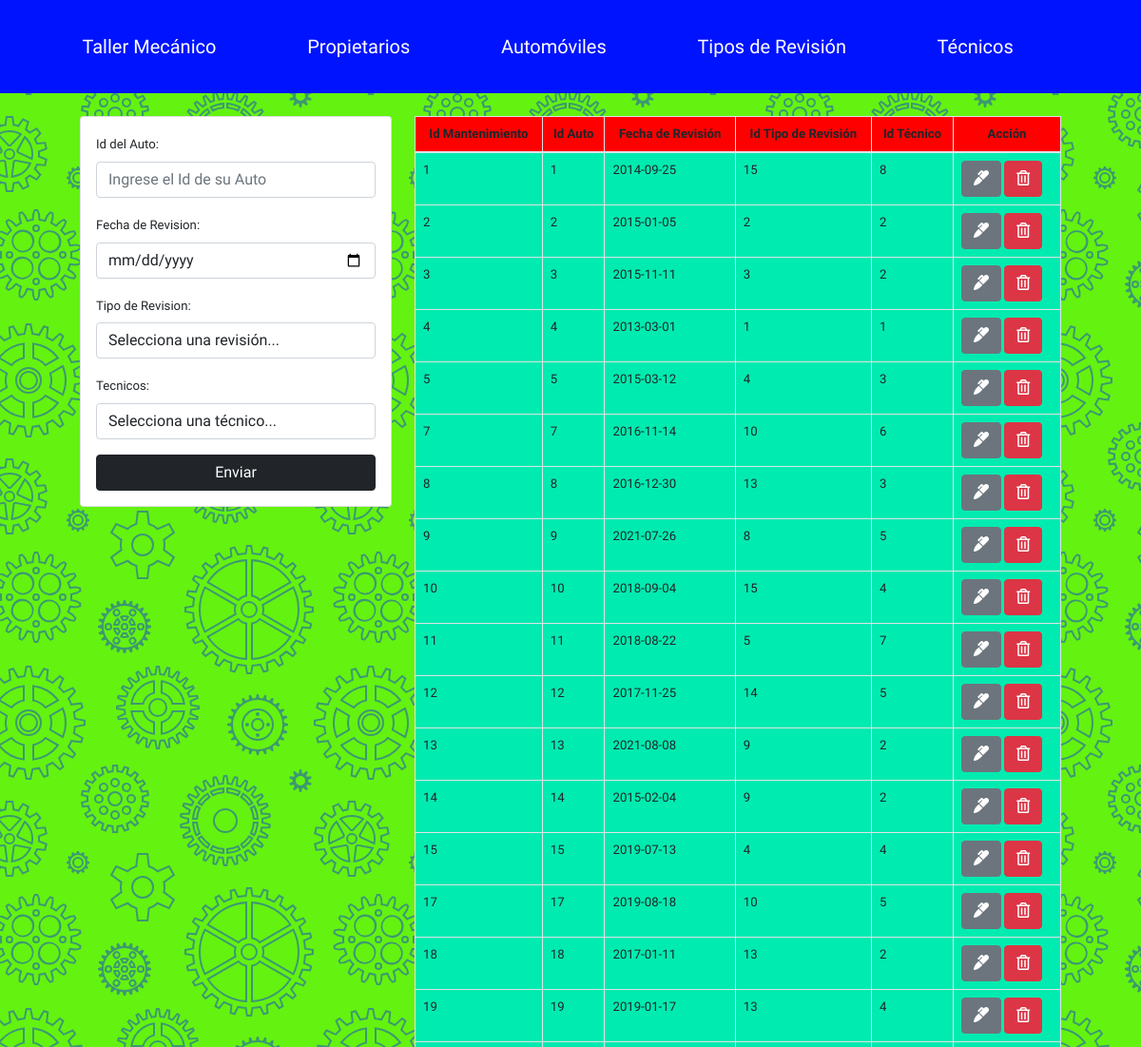
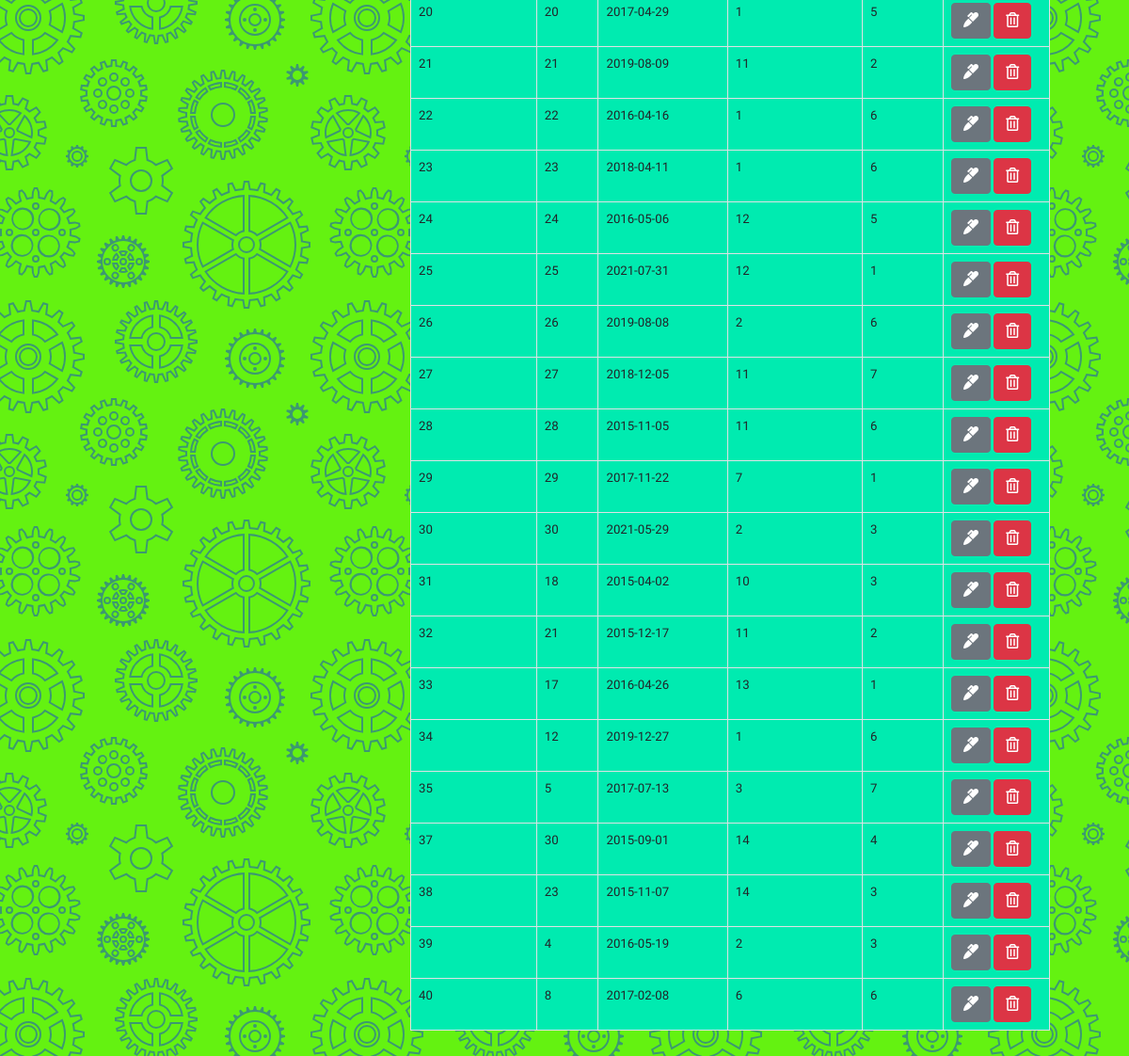
The page / on the database its author committed (2 pictures, top to bottom).
### tables this page shows
CREATE TABLE IF NOT EXISTS `mantenimiento` (
  `IdMantenimiento` int(11) NOT NULL AUTO_INCREMENT,
  `IdAuto` int(11) NOT NULL,
  `Fecha_Revision` date NOT NULL,
  `IdTipo_Revision` int(11) NOT NULL,
  `IdTecnico` int(11) NOT NULL,
  PRIMARY KEY (`IdMantenimiento`),
  KEY `FK_mantenimiento_auto_ID_idx` (`IdAuto`),
  KEY `FK_mantenimiento_tipoRevision_ID_idx` (`IdTipo_Revision`),
  KEY `FK_mantenimiento_tecnico_ID_idx` (`IdTecnico`)
);

### index.php (the view, shortened to what this page needs)
<?php include("db.php")?>
<?php include("Includes/header.php")?>
<div class="container p-4">
<div class="row">
        <div class="col-md-4">
            <div class="card card-body">
                <form action="save_register.php" method = "POST">
                    <div class="form-group">
                        <label>Id del Auto:</label>
                        <input type="number" name = "IdAuto_Index" class = "form-control" min = "0"
                        placeholder = "Ingrese el Id de su Auto" autofocus>
                    </div>
                    <div class="form-group">
                        <label>Fecha de Revision:</label>
                        <input type = "date" name="Fecha_Revision" class = "form-control"
                        placeholder = "Ingrese una fecha">
                    </div>
                    <div class="form-group">
                        <label>Tipo de Revision:</label><br>
                        <select name="Lista_Revision" class = "form-control" min = "1" max = "15">
                            <option value="0" Selected>Selecciona una revisi&oacute;n...</option>
                        </select>
                    </div>
                    <div class="form-group">
                        <label>Tecnicos:</label><br>
                        <select name="Lista_Tecnicos" class = "form-control" min = "1" max = "8">
                            <option value="0" Selected>Selecciona una t&eacute;cnico...</option>
                    </select>
                    </div>
                    <div class="d-grid">
                    <input type="submit" class = "btn btn-dark btn-block"
                    name = "save_register" value = "Enviar">
                    </div>
                </form>
            </div>
        </div>
        <div class="col-md-8">
            <table class = "table table-bordered">
                <thead>
                    <tr>
                        <th>Id Mantenimiento</th>
                        <th>Id Auto</th>
                        <th>Fecha de Revisi&oacute;n</th>
                        <th>Id Tipo de Revisi&oacute;n</th>
                        <th>Id T&eacute;cnico</th>
                        <th>Acci&oacute;n</th>
                    </tr>
                </thead>
                <tbody>
                    <?php
                    $query = "SELECT * FROM taller_mecanico.mantenimiento";
                    $result_taller = mysqli_query($conn,$query);
                    while($row = mysqli_fetch_array($result_taller)){?>
                        <tr>
                            <td><?php echo $row['IdMantenimiento'] ?></td>
                            <td><?php echo $row['IdAuto'] ?></td>
                            <td><?php echo $row['Fecha_Revision'] ?></td>
                            <td><?php echo $row['IdTipo_Revision'] ?></td>
                            <td><?php echo $row['IdTecnico'] ?></td>
                            <td>
                                <a href="edit.php?id_Edit_Index=<?php echo $row['IdMantenimiento']?>" class = "btn btn-secondary">
                                    <i class = "fas fa-marker"></i>
                                </a>
                                <a href="delete_register.php?id_Del_Index=<?php echo $row['IdMantenimiento']?>" class = "btn btn-danger">
                                    <i class = "far fa-trash-alt"></i>
                                </a>
                            </td>
                        </tr>
                   <?php }?>
                </tbody>
            </table>
        </div>
    </div>
</div>
<?php include("Includes/footer.php");?>

### Includes/header.php (shortened to what this page needs)
<!DOCTYPE html>
<html lang="en">
<head>
        <link rel="stylesheet" href="https://bootswatch.com/4/yeti/bootstrap.min.css">
        <link href="https://cdn.jsdelivr.net/npm/bootstrap@5.1.3/dist/css/bootstrap.min.css" rel="stylesheet">
        <link rel="stylesheet" href="https://use.fontawesome.com/releases/v5.6.3/css/all.css">
        <link rel="stylesheet" href="estilos.css">
    </head>
<body>
<nav class = "navbar navbar-dark" style="background-color: #0013ff;">
<div class="container">
<a href="index.php" class = "navbar-brand">Taller Mec&aacute;nico</a>
    <ul class = "nav-menu">
        <li>
            <a href="propietarios.php">Propietarios</a>
        </li>
        <li>
            <a href="autos.php">Autom&oacute;viles</a>
        </li>
        <li>
            <a href="tipoRevision.php">Tipos de Revisi&oacute;n</a>
        </li>
        <li>
            <a href="tecnico.php">T&eacute;cnicos</a>
        </li>
    </ul>
</div>
</nav>

### Includes/footer.php (shortened to what this page needs)
</body>
</html>

### estilos.css (style rules this page uses)
* { margin: 0; box-sizing: border-box; padding: 0; }
body { background:#ffffff ; background-color: #64f211; font-family: 'Andada Pro', serif; }
a { color: #ffffff; text-decoration: #ffffff; list-style: none; }
.table.table-bordered td { background-color: rgb(0, 235, 176); }
.table.table-bordered th { background-color: red; text-align-last: center; }
ul { list-style: none; }
.container { width: 90%; margin: auto; }
.navbar ul { display:flex; }
.navbar ul li { padding: 10px; padding-top: 26px; padding-bottom: 10px; font-size: 20px; }
.navbar ul.nav-menu { flex: 1; justify-content: space-around; }
.navbar ul li a { color: #ffffff; text-decoration-color: #0013ff;; }

### rows shown on the page
mantenimiento: IdMantenimiento "1", IdAuto "1", Fecha_Revision "2014-09-25", IdTipo_Revision "15", IdTecnico "8"
mantenimiento: IdMantenimiento "2", IdAuto "2", Fecha_Revision "2015-01-05", IdTipo_Revision "2", IdTecnico "2"
mantenimiento: IdMantenimiento "3", IdAuto "3", Fecha_Revision "2015-11-11", IdTipo_Revision "3", IdTecnico "2"
mantenimiento: IdMantenimiento "4", IdAuto "4", Fecha_Revision "2013-03-01", IdTipo_Revision "1", IdTecnico "1"
mantenimiento: IdMantenimiento "5", IdAuto "5", Fecha_Revision "2015-03-12", IdTipo_Revision "4", IdTecnico "3"
mantenimiento: IdMantenimiento "7", IdAuto "7", Fecha_Revision "2016-11-14", IdTipo_Revision "10", IdTecnico "6"
mantenimiento: IdMantenimiento "8", IdAuto "8", Fecha_Revision "2016-12-30", IdTipo_Revision "13", IdTecnico "3"
mantenimiento: IdMantenimiento "9", IdAuto "9", Fecha_Revision "2021-07-26", IdTipo_Revision "8", IdTecnico "5"
mantenimiento: IdMantenimiento "10", IdAuto "10", Fecha_Revision "2018-09-04", IdTipo_Revision "15", IdTecnico "4"
mantenimiento: IdMantenimiento "11", IdAuto "11", Fecha_Revision "2018-08-22", IdTipo_Revision "5", IdTecnico "7"
mantenimiento: IdMantenimiento "12", IdAuto "12", Fecha_Revision "2017-11-25", IdTipo_Revision "14", IdTecnico "5"
mantenimiento: IdMantenimiento "13", IdAuto "13", Fecha_Revision "2021-08-08", IdTipo_Revision "9", IdTecnico "2"
mantenimiento: IdMantenimiento "14", IdAuto "14", Fecha_Revision "2015-02-04", IdTipo_Revision "9", IdTecnico "2"
mantenimiento: IdMantenimiento "15", IdAuto "15", Fecha_Revision "2019-07-13", IdTipo_Revision "4", IdTecnico "4"
mantenimiento: IdMantenimiento "17", IdAuto "17", Fecha_Revision "2019-08-18", IdTipo_Revision "10", IdTecnico "5"
mantenimiento: IdMantenimiento "18", IdAuto "18", Fecha_Revision "2017-01-11", IdTipo_Revision "13", IdTecnico "2"
mantenimiento: IdMantenimiento "19", IdAuto "19", Fecha_Revision "2019-01-17", IdTipo_Revision "13", IdTecnico "4"
mantenimiento: IdMantenimiento "20", IdAuto "20", Fecha_Revision "2017-04-29", IdTipo_Revision "1", IdTecnico "5"
mantenimiento: IdMantenimiento "21", IdAuto "21", Fecha_Revision "2019-08-09", IdTipo_Revision "11", IdTecnico "2"
mantenimiento: IdMantenimiento "22", IdAuto "22", Fecha_Revision "2016-04-16", IdTipo_Revision "1", IdTecnico "6"
mantenimiento: IdMantenimiento "23", IdAuto "23", Fecha_Revision "2018-04-11", IdTipo_Revision "1", IdTecnico "6"
mantenimiento: IdMantenimiento "24", IdAuto "24", Fecha_Revision "2016-05-06", IdTipo_Revision "12", IdTecnico "5"
mantenimiento: IdMantenimiento "25", IdAuto "25", Fecha_Revision "2021-07-31", IdTipo_Revision "12", IdTecnico "1"
mantenimiento: IdMantenimiento "26", IdAuto "26", Fecha_Revision "2019-08-08", IdTipo_Revision "2", IdTecnico "6"
mantenimiento: IdMantenimiento "27", IdAuto "27", Fecha_Revision "2018-12-05", IdTipo_Revision "11", IdTecnico "7"
mantenimiento: IdMantenimiento "28", IdAuto "28", Fecha_Revision "2015-11-05", IdTipo_Revision "11", IdTecnico "6"
mantenimiento: IdMantenimiento "29", IdAuto "29", Fecha_Revision "2017-11-22", IdTipo_Revision "7", IdTecnico "1"
mantenimiento: IdMantenimiento "30", IdAuto "30", Fecha_Revision "2021-05-29", IdTipo_Revision "2", IdTecnico "3"
mantenimiento: IdMantenimiento "31", IdAuto "18", Fecha_Revision "2015-04-02", IdTipo_Revision "10", IdTecnico "3"
mantenimiento: IdMantenimiento "32", IdAuto "21", Fecha_Revision "2015-12-17", IdTipo_Revision "11", IdTecnico "2"
mantenimiento: IdMantenimiento "33", IdAuto "17", Fecha_Revision "2016-04-26", IdTipo_Revision "13", IdTecnico "1"
mantenimiento: IdMantenimiento "34", IdAuto "12", Fecha_Revision "2019-12-27", IdTipo_Revision "1", IdTecnico "6"
mantenimiento: IdMantenimiento "35", IdAuto "5", Fecha_Revision "2017-07-13", IdTipo_Revision "3", IdTecnico "7"
mantenimiento: IdMantenimiento "37", IdAuto "30", Fecha_Revision "2015-09-01", IdTipo_Revision "14", IdTecnico "4"
mantenimiento: IdMantenimiento "38", IdAuto "23", Fecha_Revision "2015-11-07", IdTipo_Revision "14", IdTecnico "3"
mantenimiento: IdMantenimiento "39", IdAuto "4", Fecha_Revision "2016-05-19", IdTipo_Revision "2", IdTecnico "3"
mantenimiento: IdMantenimiento "40", IdAuto "8", Fecha_Revision "2017-02-08", IdTipo_Revision "6", IdTecnico "6"
